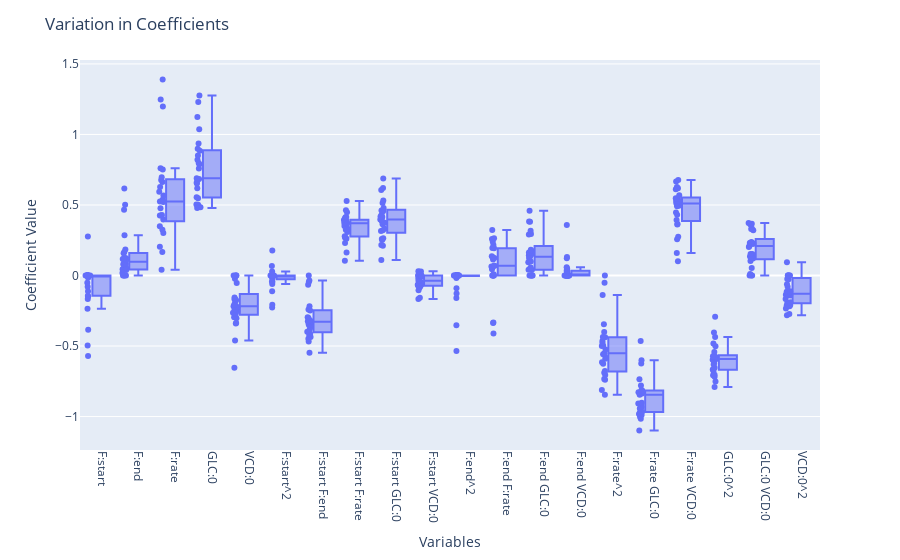

Write notebook code for a chart like this one.
### Markdown cell above
## CV Subsets

### Code cell
# Plot Variation in Coefficient across Repeated Cross Validation
CV = RepeatedKFold(n_splits=5, n_repeats=5, random_state=0)
variation_pipe = cross_validate(pipe,X,y,cv=CV,return_estimator=True)
variation_coef = pd.DataFrame([est[-1].coef_.reshape(-1) for est, (train_idx, _) in zip(variation_pipe["estimator"], CV.split(X,y))],columns=X_columns)
fig = px.box(variation_coef,points='all')
fig.update_layout(xaxis_tickangle=90,title="Variation in Coefficients",yaxis_title='Coefficient Value',xaxis_title='Variables')
fig.show()

### Figure 1 — Plotly figure (JSON) as saved in the notebook; plotly's stock layout.template omitted (floating-point values rounded to 4 significant figures; data arrays with more than 128 entries replaced by an {"elided": "..."} marker saying what was removed)
{"data": [{"alignmentgroup": "True", "boxpoints": "all", "hovertemplate": "variable=%{x}<br>value=%{y}<extra></extra>", "legendgroup": "", "marker": {"color": "#636efa"}, "name": "", "notched": false, "offsetgroup": "", "orientation": "v", "showlegend": false, "type": "box", "x": {"elided": "500 str values"}, "x0": " ", "xaxis": "x", "y": {"elided": "500 float values"}, "y0": " ", "yaxis": "y"}], "layout": {"boxmode": "group", "legend": {"tracegroupgap": 0}, "margin": {"t": 60}, "title": {"text": "Variation in Coefficients"}, "xaxis": {"anchor": "y", "domain": [0, 1], "tickangle": 90, "title": {"text": "Variables"}}, "yaxis": {"anchor": "x", "domain": [0, 1], "title": {"text": "Coefficient Value"}}}}
